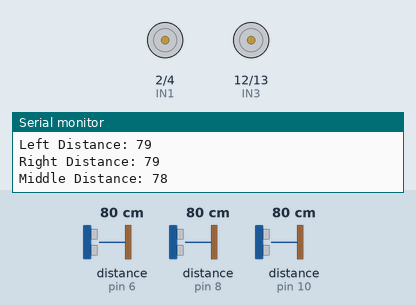
Recording of a sketch running on a simulated Arduino Uno, built with avr-gcc and run on an emulated ATmega328P. Shown: motor-driver pin pairs drawn as motors (green arrow = first pin HIGH = forward, orange = second pin HIGH = backward, longer = more drive, scaled by the enable pin), the last lines printed to the serial monitor. Wiring (inferred from the names in the program): 3 × ultrasonic range finder: trigger pin 5, echo pin 6 / trigger pin 7, echo pin 8 / trigger pin 9, echo pin 10. Inputs (shaded band) come from the test bench; at power-on: distance to the obstacle (sensors on pin 6, pin 8, pin 10) 80 cm. The echo pulse lasts 58.3 µs per cm.

Above: at 1.2 s.
1.3 s: distance to the obstacle (sensor on pin 6) set to 56 cm
2.8 s: distance to the obstacle (sensor on pin 6) set to 48 cm
4.4 s: distance to the obstacle (sensor on pin 8) set to 2 cm
At 5.5 s:
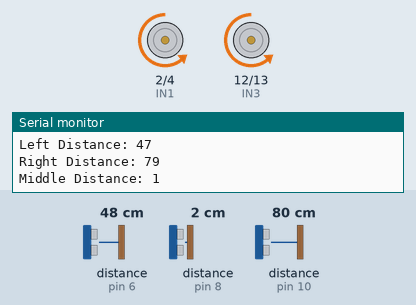
6.0 s: distance to the obstacle (sensor on pin 8) set to 10 cm
7.5 s: distance to the obstacle (sensor on pin 8) set to 13 cm
At 8.5 s:
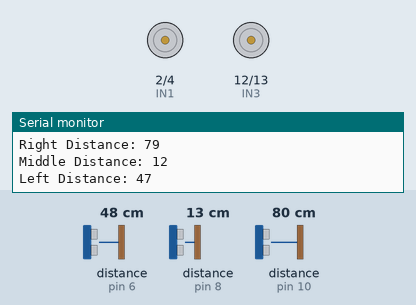
9.0 s: distance to the obstacle (sensor on pin 8) set to 19 cm
10.5 s: distance to the obstacle (sensor on pin 8) set to 24 cm
At 11.6 s:
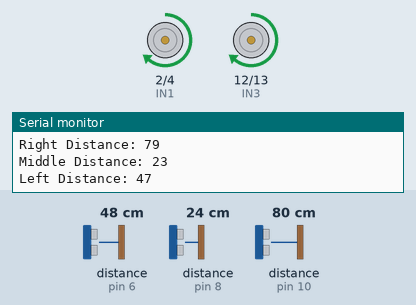
Timing chart, 0 to 13.0 s (numbered marks = the images above; inputs shaded):
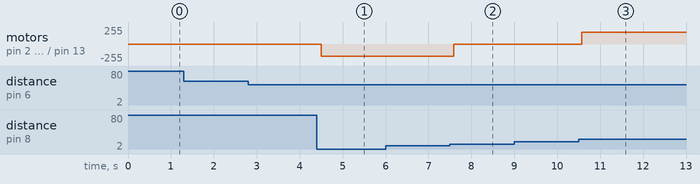

The sketch:

follow-me_robot.ino
```cpp
#define trigPinL 5
#define echoPinL 6
#define trigPinM 7
#define echoPinM 8
#define trigPinR 9
#define echoPinR 10

#define ENA 3
#define ENB 11
#define IN1 2
#define IN2 4
#define IN3 12
#define IN4 13

long duration;
int distanceM, distanceL, distanceR;

void setup() {
  pinMode(trigPinM, OUTPUT);
  pinMode(echoPinM, INPUT);
  pinMode(trigPinL, OUTPUT);
  pinMode(echoPinL, INPUT);
  pinMode(trigPinR, OUTPUT);
  pinMode(echoPinR, INPUT);

  pinMode(ENA, OUTPUT);
  pinMode(ENB, OUTPUT);
  pinMode(IN1, OUTPUT);
  pinMode(IN2, OUTPUT);
  pinMode(IN3, OUTPUT);
  pinMode(IN4, OUTPUT);

  Serial.begin(9600);
}

void loop() {
  // Measure distance from the middle sensor
  distanceM = measureDistance(trigPinM, echoPinM);
  // Measure distance from the left sensor
  distanceL = measureDistance(trigPinL, echoPinL);
  // Measure distance from the right sensor
  distanceR = measureDistance(trigPinR, echoPinR);

  // Debugging prints
  Serial.print("Middle Distance: ");
  Serial.println(distanceM);
  Serial.print("Left Distance: ");
  Serial.println(distanceL);
  Serial.print("Right Distance: ");
  Serial.println(distanceR);

  // Determine robot behavior based on middle sensor
  if (distanceM <= 10) {
    driveBackward();
  } else if (distanceM <= 20) {
    stop();
  } else if (distanceM < 50) {
    driveForward();
  } else if (distanceM > 50) {
    stop();
  }

  // Additional checks for left and right sensors
  if (distanceM > 50 && distanceL < 50) {
    stopLeft();
    driveRight();
  } else if (distanceM > 50 && distanceR < 50) {
    stopRight();
    driveLeft();
  }

  if (distanceL < 10) {
    stop();
  }

  if (distanceR < 10) {
    stop();
  }

  delay(100);
}

int measureDistance(int trigPin, int echoPin) {
  digitalWrite(trigPin, LOW);
  delayMicroseconds(2);
  digitalWrite(trigPin, HIGH);
  delayMicroseconds(10);
  digitalWrite(trigPin, LOW);
  duration = pulseIn(echoPin, HIGH);
  return duration * 0.034 / 2;
}

void driveForward() {
  analogWrite(ENA, 180);  // Set speed for left motors
  analogWrite(ENB, 180);  // Set speed for right motors
  digitalWrite(IN1, HIGH); // Set direction for left motors
  digitalWrite(IN2, LOW);
  digitalWrite(IN3, HIGH); // Set direction for right motors
  digitalWrite(IN4, LOW);
}

void driveSlower() {
  analogWrite(ENA, 120);  // Set speed for left motors
  analogWrite(ENB, 120);  // Set speed for right motors
  digitalWrite(IN1, HIGH); // Set direction for left motors
  digitalWrite(IN2, LOW);
  digitalWrite(IN3, HIGH); // Set direction for right motors
  digitalWrite(IN4, LOW);
}

void driveBackward() {
  analogWrite(ENA, 180);  // Set speed for left motors
  analogWrite(ENB, 180);  // Set speed for right motors
  digitalWrite(IN1, LOW);  // Set direction for left motors
  digitalWrite(IN2, HIGH);
  digitalWrite(IN3, LOW);  // Set direction for right motors
  digitalWrite(IN4, HIGH);
}

void stop() {
  analogWrite(ENA, 0);  // Stop left motors
  analogWrite(ENB, 0);  // Stop right motors
  digitalWrite(IN1, LOW);
  digitalWrite(IN2, LOW);
  digitalWrite(IN3, LOW);
  digitalWrite(IN4, LOW);
}

void stopLeft() {
  analogWrite(ENA, 0);  // Stop motor A
}

void stopRight() {
  analogWrite(ENB, 0);  // Stop motor A
}

void driveLeft() {
  analogWrite(ENA, 0);  // Set speed for left motors
  analogWrite(ENB, 255);  // Set speed for right motors
  digitalWrite(IN1, HIGH); // Set direction for left motors
  digitalWrite(IN2, LOW);
  digitalWrite(IN3, LOW); // Set direction for right motors
  digitalWrite(IN4, LOW);
}

void driveLeftBackward() {
  digitalWrite(IN1, LOW);
  digitalWrite(IN2, HIGH);
  analogWrite(ENA, 255);  // Control speed
}

void driveRight() {
  analogWrite(ENA, 255);  // Set speed for left motors
  analogWrite(ENB, 0);  // Set speed for right motors
  digitalWrite(IN1, LOW); // Set direction for left motors
  digitalWrite(IN2, LOW);
  digitalWrite(IN3, HIGH); // Set direction for right motors
  digitalWrite(IN4, LOW);
}
```

Measured:
- the behaviour switches between 11 and 12 cm on distance to the obstacle (sensor on pin 8) (found by bisection; images 1 and 2)
- the behaviour switches between 21 and 22 cm on distance to the obstacle (sensor on pin 8) (found by bisection; images 2 and 3)
- after the input at 4.4 s, motor on pin 2 (IN1) / pin 4 (IN2), motor on pin 12 (IN3) / pin 13 (IN4): stopped → backward 180/255 after 0.10 s
- after the input at 7.5 s, motor on pin 2 (IN1) / pin 4 (IN2), motor on pin 12 (IN3) / pin 13 (IN4): backward 180/255 → stopped after 0.09 s
- after the input at 10.5 s, motor on pin 2 (IN1) / pin 4 (IN2), motor on pin 12 (IN3) / pin 13 (IN4): stopped → forward 180/255 after 0.08 s
